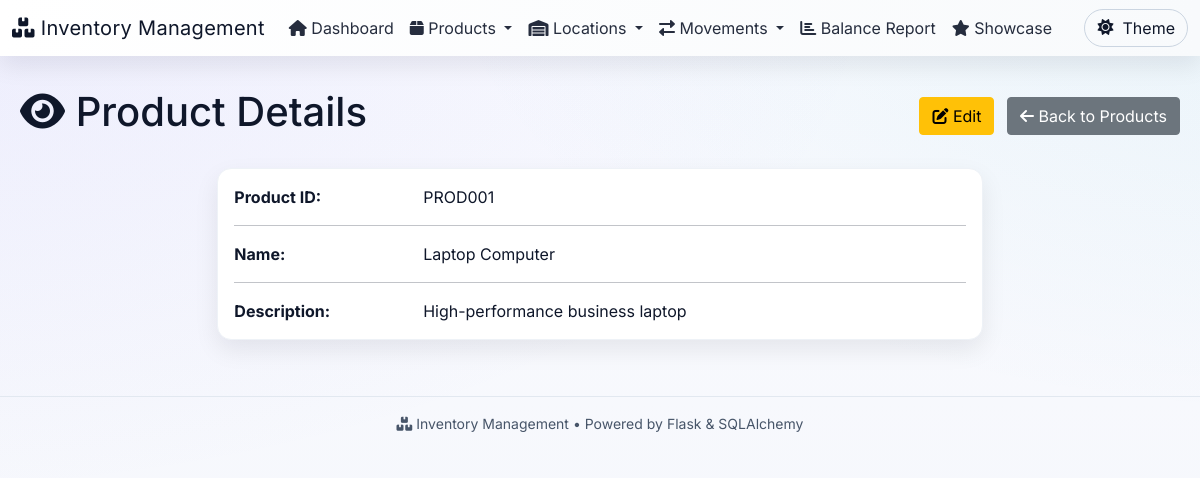
/products/view/PROD001, run on the app's committed database.
### app.py (models this page shows, shortened)
class Product(db.Model):
    product_id = db.Column(db.String(50), primary_key=True)
    name = db.Column(db.String(100), nullable=False)
    description = db.Column(db.Text)

### app.py (the view)
@app.route('/products/view/<product_id>')
def view_product(product_id):
    product = Product.query.get_or_404(product_id)
    return render_template('view_product.html', product=product)

### templates/view_product.html (shortened to what this page needs)
{% extends "base.html" %}
{% block content %}
<div class="row">
    <div class="col-12">
        <div class="d-flex justify-content-between align-items-center mb-4">
            <h1><i class="fas fa-eye"></i> Product Details</h1>
            <div>
                <a href="{{ url_for('edit_product', product_id=product.product_id) }}" class="btn btn-warning me-2">
                    <i class="fas fa-edit"></i> Edit
                </a>
                <a href="{{ url_for('products') }}" class="btn btn-secondary">
                    <i class="fas fa-arrow-left"></i> Back to Products
                </a>
            </div>
        </div>
    </div>
</div>
<div class="row">
    <div class="col-md-8 offset-md-2">
        <div class="card">
            <div class="card-body">
                <div class="row">
                    <div class="col-sm-3"><strong>Product ID:</strong></div>
                    <div class="col-sm-9">{{ product.product_id }}</div>
                </div>
                <hr>
                <div class="row">
                    <div class="col-sm-3"><strong>Name:</strong></div>
                    <div class="col-sm-9">{{ product.name }}</div>
                </div>
                <hr>
                <div class="row">
                    <div class="col-sm-3"><strong>Description:</strong></div>
                    <div class="col-sm-9">{{ product.description or 'No description provided' }}</div>
                </div>
            </div>
        </div>
    </div>
</div>
{% endblock %}

### static/css/styles.css (style rules this page uses)
:root { --primary: #4f46e5; --primary-700: #4338ca; --success: #16a34a; --warning: #f59e0b; --info: #0891b2; --danger: #ef4444; --bg: #0f172a; --panel: rgba(255, 255, 255, 0.08); --text: #e5e7eb; --muted: #9ca3af; --shadow: 0 10px 25px rgba(2, 6, 23, 0.4); }
.theme-light { --bg: #f7f7fb; --panel: #ffffff; --text: #0f172a; --muted: #475569; --shadow: 0 10px 25px rgba(2, 6, 23, 0.08); }
html, body { height: 100%; }
body.app-body { font-family: 'Inter', system-ui, -apple-system, Segoe UI, Roboto, Arial, sans-serif; color: var(--text); background: radial-gradient(1200px 600px at 10% -10%, rgba(79,70,229,0.25), transparent), radial-gradient(900px 500px at 100% 0%, rgba(8,145,178,0.20), transparent), linear-gradient(180deg, #0b1220 0%, #0f172a 100%); }
body.app-body.theme-light { background: radial-gradient(1000px 500px at -10% 0%, rgba(79,70,229,0.08), transparent), radial-gradient(900px 500px at 110% -10%, rgba(8,145,178,0.08), transparent), linear-gradient(180deg, #fafbff 0%, #f4f6fb 100%); }
.card { background: var(--panel); backdrop-filter: blur(10px); -webkit-backdrop-filter: blur(10px); border: 1px solid rgba(255,255,255,0.08); border-radius: 14px; box-shadow: var(--shadow); }
.card .card-body { color: var(--text); }
.theme-light .card { backdrop-filter: none; -webkit-backdrop-filter: none; border: 1px solid #eef2f7; }

### data on the page
Product: product_id "PROD001", name "Laptop Computer", description "High-performance business laptop"
